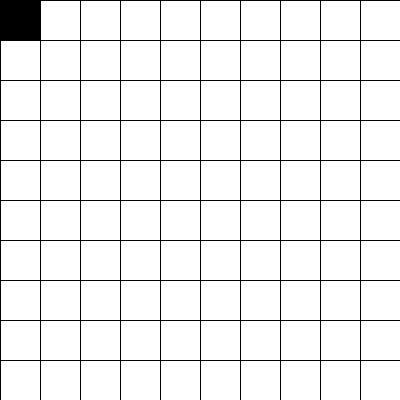
Frame 1 (no input)
Frame 60 (the mouse pressed at the canvas centre just before this capture): identical to frame 1, image omitted
Frame 120 (the mouse held since frame 60 and released just before this capture): identical to frame 1, image omitted

The Processing sketch that drew this single still picture (run headless with seeded random() and noise(); from frame 60 on, the mouse is pressed at the canvas centre):

// Processing sketch: grilla_celda
// ── grilla_celda.pde
int cant = 10;
int tamX, tamY;
int posX = 0;
int posY = 0;

void setup(){
  size(400, 400);
  tamX = width/cant;
  tamY = height/cant;
}

void draw(){
  background(200);
  for(int i=0; i<cant; i++){
    for(int j=0; j<cant; j++){
      if(posX == i && posY == j){
        fill(0);
      }else{
        fill(255);
      }
      rect(i*tamX, j*tamY, tamX, tamY);
    }
  }
}

void keyPressed(){
  if(keyCode == RIGHT){
    posX++;
  }else if(keyCode == LEFT){
    posX--;
  }else if(keyCode == UP){
    posY--;
  }else if(keyCode == DOWN){
    posY++;
  }
}
